Frame 1 (no input): blank canvas, image omitted
Frame 60 (the mouse pressed at the canvas centre just before this capture): blank canvas, image omitted
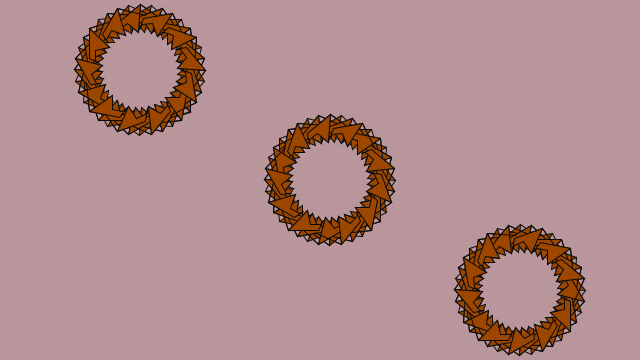
Frame 120 (the mouse held since frame 60 and released just before this capture)

The Processing sketch whose frames 1 and 60 were blank and that drew this single picture after the mouse press (run headless with seeded random() and noise(); from frame 60 on, the mouse is pressed at the canvas centre):

// Processing sketch: Flowers
// ── Flowers.pde
int angle = 0;
PShape snow;
int i;

void setup() {
  size(640, 360);
  background(185,150,155);
  noStroke();
  fill(0, 216);
  
  snow = createShape();  
  snow.beginShape(); 
  snow.translate(-50, -40);         //positioning of shape
  snow. fill (156,70,0);           //snowflake fill
  snow.stroke(10);                  //snowflake outline
  //snow.noStroke(); 
  
  snow.vertex(22, 50); //lower point 
  snow.vertex(50, 42); //begin left side 
  snow.vertex(50, 12); 
  snow.vertex(40, 7);
  snow.vertex(44, 10); 
  snow.vertex(44, 20); 
  snow.vertex(30, 23);
  snow.vertex(50, 42); //end right side
  snow.endShape(CLOSE);
}

void draw() {
   //Draw only when mouse is pressed 
//mouse press from https://processing.org/examples/pulses.html
  //void mouseClicked () {
    if (mousePressed == true) {
      //angle += 10;   
      float val = cos(radians(angle)) * 12.0;
    for (int a = 0; a < 360; a += 75) {
      float xoff = cos(radians(a)) * val;
      float yoff = sin(radians(a)) * val;

//translate(width/6, height/6);
translate(190, 110);
   shape(snow);
   point (0,0);
   snow.rotate(radians(50));     //times snow flake shape is rotated
   i++;  
  } 
    }
  }
